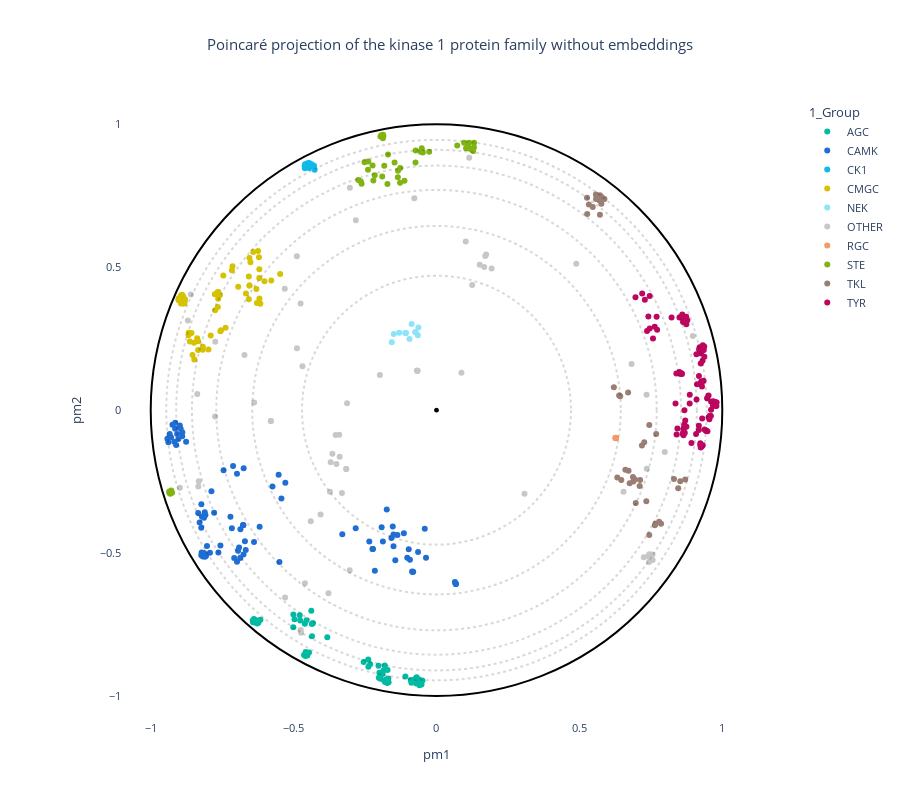

The code cell stored with this chart in its notebook:
### Code cell
# OPTIONS =================================================
#Here you can set different parameters to color & annotate the resulting projection:

title = "Poincaré projection of the kinase 1 protein family without embeddings"  

#----------------------------------------------------------
# Select the coloring from annotation .csv file:
labels_name = "1_Group"
# Select classes to label among the "labels_name" or "second_labels_name" column (comma separated list):
second_labels_name = ""
labels_text = []
show_text = False
#----------------------------------------------------------
# Use a custom color palette:
color_palette = kinase_palette #Default: None
use_custom_palette = True
#==========================================================


#Check projection visualization parameters
#Labels name
if labels_name == "":
    labels_name = None
elif labels_name not in annotation_names:
    raise NameError(f"labels_name {labels_name} is not in the availables annotations.\nAvailables annotations: {annotation_names}")
#Second labels name
if second_labels_name == "":
    second_labels_name = None
elif second_labels_name not in annotation_names:
    raise NameError(f'"second_labels_name" {second_labels_name} is not in the availables annotations.\nAvailables annotations: {annotation_names}')

if not use_custom_palette:
    color_palette = None

#Plot graph
fig = plot_embedding_interactive(df_embedding_mfasta, 
                                 labels_name = labels_name,
                                 second_labels_name = second_labels_name, 
                                 show_text = show_text,
                                 labels_text = labels_text,
                                 color_palette = color_palette, 
                                 title = title, 
                                 fontsize = 11)
fig.show()

### Figure 1 — Plotly figure (JSON) as saved in the notebook; plotly's stock layout.template omitted (floating-point values rounded to 4 significant figures; data arrays with more than 128 entries replaced by an {"elided": "..."} marker saying what was removed)
{"data": [{"customdata": {"elided": "62x19 mixed values"}, "hovertemplate": "<b>%{hovertext}</b><br><br>1_Group=%{customdata[1]}<br>pm1=%{x}<br>pm2=%{y}<br>proteins_id=%{customdata[0]}<br>2_Gene=%{customdata[2]}<br>3_HGNC=%{customdata[3]}<br>4_Uni_entry=%{customdata[4]}<br>5_Uni_acc=%{customdata[5]}<br>6_Domain_begin=%{customdata[6]}<br>7_Domain_end=%{customdata[7]}<br>8_Domain_length=%{customdata[8]}<br>9_Largest_insert_length=%{customdata[9]}<br>10_PDB_validation=%{customdata[10]}<br>11_Conformational_state=%{customdata[11]}<br>12_Dihedral_state=%{customdata[12]}<br>13_Group_in_Uni=%{customdata[13]}<br>14_Group_in_Manning=%{customdata[14]}<br>15_Synonymn=%{customdata[15]}<br>evo_distance=%{customdata[16]}<br>decile_domain=%{customdata[17]}<br>small_cluster=%{customdata[18]}<extra></extra>", "hovertext": ["AGC", "AGC", "AGC", "AGC", "AGC", "AGC", "AGC", "AGC", "AGC", "AGC", "AGC", "AGC", "AGC", "AGC", "AGC", "AGC", "AGC", "AGC", "AGC", "AGC", "AGC", "AGC", "AGC", "AGC", "AGC", "AGC", "AGC", "AGC", "AGC", "AGC", "AGC", "AGC", "AGC", "AGC", "AGC", "AGC", "AGC", "AGC", "AGC", "AGC", "AGC", "AGC", "AGC", "AGC", "AGC", "AGC", "AGC", "AGC", "AGC", "AGC", "AGC", "AGC", "AGC", "AGC", "AGC", "AGC", "AGC", "AGC", "AGC", "AGC", "AGC", "AGC"], "legendgroup": "AGC", "marker": {"color": "#00bba1", "symbol": "circle"}, "mode": "markers", "name": "AGC", "orientation": "v", "showlegend": true, "type": "scatter", "x": [-0.1713, -0.181, -0.2029, -0.6359, -0.6337, -0.6397, -0.642, -0.6429, -0.4636, -0.4461, -0.4577, -0.4519, -0.4587, -0.4547, -0.4586, -0.6249, -0.6269, -0.2383, -0.2548, -0.2387, -0.2322, -0.382, -0.202, -0.1964, -0.09001, -0.08792, -0.1089, -0.1773, -0.1728, -0.1686, -0.07083, -0.05924, -0.06957, -0.06595, -0.06093, -0.04912, -0.05244, -0.0767, -0.0595, -0.1676, -0.1726, -0.1802, -0.1836, -0.6348, -0.639, -0.477, -0.4549, -0.4607, -0.4356, -0.4381, -0.4786, -0.4968, -0.5008, -0.5012, -0.1885, -0.186, -0.1998, -0.4332, -0.4332, -0.4362, -0.6227, -0.6161], "xaxis": "x", "y": [-0.9091, -0.8939, -0.8941, -0.7431, -0.7391, -0.7385, -0.7426, -0.7362, -0.8565, -0.8479, -0.846, -0.8587, -0.8534, -0.8549, -0.8606, -0.7366, -0.7464, -0.8977, -0.8812, -0.8723, -0.8893, -0.7946, -0.9361, -0.9404, -0.9444, -0.9538, -0.9316, -0.9432, -0.9445, -0.9389, -0.957, -0.9507, -0.935, -0.9514, -0.9423, -0.9461, -0.9597, -0.9419, -0.9627, -0.9522, -0.9546, -0.9514, -0.9465, -0.7336, -0.731, -0.7365, -0.7348, -0.7479, -0.791, -0.7017, -0.7173, -0.7321, -0.7149, -0.76, -0.923, -0.9115, -0.9193, -0.7462, -0.7461, -0.748, -0.743, -0.7332], "yaxis": "y"}, {"customdata": {"elided": "93x19 mixed values"}, "hovertemplate": "<b>%{hovertext}</b><br><br>1_Group=%{customdata[1]}<br>pm1=%{x}<br>pm2=%{y}<br>proteins_id=%{customdata[0]}<br>2_Gene=%{customdata[2]}<br>3_HGNC=%{customdata[3]}<br>4_Uni_entry=%{customdata[4]}<br>5_Uni_acc=%{customdata[5]}<br>6_Domain_begin=%{customdata[6]}<br>7_Domain_end=%{customdata[7]}<br>8_Domain_length=%{customdata[8]}<br>9_Largest_insert_length=%{customdata[9]}<br>10_PDB_validation=%{customdata[10]}<br>11_Conformational_state=%{customdata[11]}<br>12_Dihedral_state=%{customdata[12]}<br>13_Group_in_Uni=%{customdata[13]}<br>14_Group_in_Manning=%{customdata[14]}<br>15_Synonymn=%{customdata[15]}<br>evo_distance=%{customdata[16]}<br>decile_domain=%{customdata[17]}<br>small_cluster=%{customdata[18]}<extra></extra>", "hovertext": ["CAMK", "CAMK", "CAMK", "CAMK", "CAMK", "CAMK", "CAMK", "CAMK", "CAMK", "CAMK", "CAMK", "CAMK", "CAMK", "CAMK", "CAMK", "CAMK", "CAMK", "CAMK", "CAMK", "CAMK", "CAMK", "CAMK", "CAMK", "CAMK", "CAMK", "CAMK", "CAMK", "CAMK", "CAMK", "CAMK", "CAMK", "CAMK", "CAMK", "CAMK", "CAMK", "CAMK", "CAMK", "CAMK", "CAMK", "CAMK", "CAMK", "CAMK", "CAMK", "CAMK", "CAMK", "CAMK", "CAMK", "CAMK", "CAMK", "CAMK", "CAMK", "CAMK", "CAMK", "CAMK", "CAMK", "CAMK", "CAMK", "CAMK", "CAMK", "CAMK", "CAMK", "CAMK", "CAMK", "CAMK", "CAMK", "CAMK", "CAMK", "CAMK", "CAMK", "CAMK", "CAMK", "CAMK", "CAMK", "CAMK", "CAMK", "CAMK", "CAMK", "CAMK", "CAMK", "CAMK", "CAMK", "CAMK", "CAMK", "CAMK", "CAMK", "CAMK", "CAMK", "CAMK", "CAMK", "CAMK", "CAMK", "CAMK", "CAMK"], "legendgroup": "CAMK", "marker": {"color": "#1f6ed4", "symbol": "circle"}, "mode": "markers", "name": "CAMK", "orientation": "v", "showlegend": true, "type": "scatter", "x": [-0.5738, -0.529, -0.5427, -0.1504, -0.1505, -0.6908, -0.6753, -0.6943, -0.8085, -0.8209, -0.8135, -0.811, -0.6704, -0.08374, -0.08152, -0.687, -0.8338, -0.2157, -0.6385, -0.9076, -0.8894, -0.8762, -0.7161, -0.6862, -0.7211, -0.174, -0.9175, -0.7633, -0.756, -0.8031, -0.1368, -0.1576, -0.192, -0.153, -0.1442, -0.8062, -0.7927, -0.9142, -0.924, -0.9145, -0.8981, -0.1141, -0.3296, -0.2827, -0.929, -0.9383, -0.2352, -0.7874, -0.8227, -0.2234, -0.2234, -0.223, -0.7118, -0.6748, -0.7451, -0.5524, -0.6981, -0.6675, -0.1024, -0.09284, -0.6764, -0.6762, -0.6768, -0.7079, -0.698, -0.8098, -0.8174, -0.8177, -0.8131, -0.8218, -0.8231, -0.06446, -0.03665, -0.09713, -0.04113, -0.1877, -0.9335, -0.9417, -0.0854, -0.9034, -0.8897, -0.6189, -0.5495, -0.7782, -0.829, -0.8232, -0.9112, 0.0671, 0.0677, 0.06695, 0.06771, 0.0645, -0.8952], "xaxis": "x", "y": [-0.2671, -0.2538, -0.3092, -0.476, -0.4351, -0.481, -0.5051, -0.4922, -0.3667, -0.3721, -0.3764, -0.357, -0.4591, -0.5662, -0.5655, -0.5172, -0.3602, -0.562, -0.4613, -0.08329, -0.0775, -0.1107, -0.4132, -0.4165, -0.3729, -0.348, -0.1107, -0.4983, -0.4736, -0.4756, -0.4366, -0.4475, -0.41, -0.4069, -0.5252, -0.5092, -0.4991, -0.04396, -0.05136, -0.06499, -0.05358, -0.4306, -0.434, -0.4135, -0.09484, -0.1123, -0.4593, -0.2837, -0.3295, -0.4856, -0.4861, -0.4857, -0.1956, -0.2036, -0.2103, -0.2262, -0.2224, -0.4895, -0.5167, -0.5239, -0.4024, -0.4022, -0.4025, -0.5172, -0.5309, -0.5131, -0.5076, -0.5125, -0.5002, -0.4985, -0.5078, -0.4964, -0.5162, -0.4864, -0.4149, -0.4597, -0.08364, -0.09991, -0.565, -0.101, -0.09124, -0.4083, -0.531, -0.359, -0.3936, -0.4116, -0.1221, -0.6073, -0.6081, -0.6068, -0.6086, -0.6015, -0.06536], "yaxis": "y"}, {"customdata": {"elided": "12x19 mixed values"}, "hovertemplate": "<b>%{hovertext}</b><br><br>1_Group=%{customdata[1]}<br>pm1=%{x}<br>pm2=%{y}<br>proteins_id=%{customdata[0]}<br>2_Gene=%{customdata[2]}<br>3_HGNC=%{customdata[3]}<br>4_Uni_entry=%{customdata[4]}<br>5_Uni_acc=%{customdata[5]}<br>6_Domain_begin=%{customdata[6]}<br>7_Domain_end=%{customdata[7]}<br>8_Domain_length=%{customdata[8]}<br>9_Largest_insert_length=%{customdata[9]}<br>10_PDB_validation=%{customdata[10]}<br>11_Conformational_state=%{customdata[11]}<br>12_Dihedral_state=%{customdata[12]}<br>13_Group_in_Uni=%{customdata[13]}<br>14_Group_in_Manning=%{customdata[14]}<br>15_Synonymn=%{customdata[15]}<br>evo_distance=%{customdata[16]}<br>decile_domain=%{customdata[17]}<br>small_cluster=%{customdata[18]}<extra></extra>", "hovertext": ["CK1", "CK1", "CK1", "CK1", "CK1", "CK1", "CK1", "CK1", "CK1", "CK1", "CK1", "CK1"], "legendgroup": "CK1", "marker": {"color": "#0dbae9", "symbol": "circle"}, "mode": "markers", "name": "CK1", "orientation": "v", "showlegend": true, "type": "scatter", "x": [-0.4413, -0.4372, -0.4455, -0.4492, -0.4476, -0.4512, -0.4455, -0.4264, -0.4287, -0.4612, -0.4604, -0.46], "xaxis": "x", "y": [0.8542, 0.8606, 0.8475, 0.8528, 0.8591, 0.8635, 0.8644, 0.8412, 0.8554, 0.8533, 0.8463, 0.8607], "yaxis": "y"}, {"customdata": {"elided": "65x19 mixed values"}, "hovertemplate": "<b>%{hovertext}</b><br><br>1_Group=%{customdata[1]}<br>pm1=%{x}<br>pm2=%{y}<br>proteins_id=%{customdata[0]}<br>2_Gene=%{customdata[2]}<br>3_HGNC=%{customdata[3]}<br>4_Uni_entry=%{customdata[4]}<br>5_Uni_acc=%{customdata[5]}<br>6_Domain_begin=%{customdata[6]}<br>7_Domain_end=%{customdata[7]}<br>8_Domain_length=%{customdata[8]}<br>9_Largest_insert_length=%{customdata[9]}<br>10_PDB_validation=%{customdata[10]}<br>11_Conformational_state=%{customdata[11]}<br>12_Dihedral_state=%{customdata[12]}<br>13_Group_in_Uni=%{customdata[13]}<br>14_Group_in_Manning=%{customdata[14]}<br>15_Synonymn=%{customdata[15]}<br>evo_distance=%{customdata[16]}<br>decile_domain=%{customdata[17]}<br>small_cluster=%{customdata[18]}<extra></extra>", "hovertext": ["CMGC", "CMGC", "CMGC", "CMGC", "CMGC", "CMGC", "CMGC", "CMGC", "CMGC", "CMGC", "CMGC", "CMGC", "CMGC", "CMGC", "CMGC", "CMGC", "CMGC", "CMGC", "CMGC", "CMGC", "CMGC", "CMGC", "CMGC", "CMGC", "CMGC", "CMGC", "CMGC", "CMGC", "CMGC", "CMGC", "CMGC", "CMGC", "CMGC", "CMGC", "CMGC", "CMGC", "CMGC", "CMGC", "CMGC", "CMGC", "CMGC", "CMGC", "CMGC", "CMGC", "CMGC", "CMGC", "CMGC", "CMGC", "CMGC", "CMGC", "CMGC", "CMGC", "CMGC", "CMGC", "CMGC", "CMGC", "CMGC", "CMGC", "CMGC", "CMGC", "CMGC", "CMGC", "CMGC", "CMGC", "CMGC"], "legendgroup": "CMGC", "marker": {"color": "#d5c203", "symbol": "circle"}, "mode": "markers", "name": "CMGC", "orientation": "v", "showlegend": true, "type": "scatter", "x": [-0.6567, -0.6196, -0.6543, -0.6544, -0.6164, -0.6211, -0.6412, -0.6244, -0.6212, -0.651, -0.6544, -0.6021, -0.6302, -0.6938, -0.6668, -0.5781, -0.62, -0.5471, -0.6565, -0.6202, -0.6285, -0.764, -0.7635, -0.7756, -0.7663, -0.7581, -0.9024, -0.9029, -0.9005, -0.9017, -0.754, -0.7561, -0.7379, -0.8796, -0.8866, -0.8927, -0.8856, -0.8915, -0.7651, -0.7746, -0.8823, -0.888, -0.8874, -0.8941, -0.7138, -0.716, -0.8341, -0.8572, -0.8373, -0.8628, -0.8484, -0.834, -0.7901, -0.8177, -0.8536, -0.8474, -0.7979, -0.8678, -0.8672, -0.746, -0.8177, -0.8815, -0.8937, -0.8927, -0.8893], "xaxis": "x", "y": [0.4679, 0.3902, 0.4364, 0.4365, 0.3722, 0.377, 0.5536, 0.5564, 0.5345, 0.5173, 0.532, 0.4512, 0.4236, 0.432, 0.4084, 0.4536, 0.4934, 0.4766, 0.3884, 0.4624, 0.3745, 0.3895, 0.413, 0.4056, 0.4125, 0.4019, 0.3844, 0.3877, 0.3875, 0.3912, 0.2796, 0.2764, 0.2883, 0.3875, 0.3886, 0.3939, 0.3966, 0.3871, 0.3607, 0.3494, 0.3728, 0.3729, 0.3797, 0.3729, 0.5032, 0.4893, 0.2103, 0.2701, 0.2514, 0.2404, 0.2361, 0.2408, 0.2608, 0.2116, 0.1927, 0.1771, 0.2117, 0.2619, 0.2709, 0.4711, 0.2221, 0.3792, 0.4002, 0.4026, 0.4031], "yaxis": "y"}, {"customdata": {"elided": "11x19 mixed values"}, "hovertemplate": "<b>%{hovertext}</b><br><br>1_Group=%{customdata[1]}<br>pm1=%{x}<br>pm2=%{y}<br>proteins_id=%{customdata[0]}<br>2_Gene=%{customdata[2]}<br>3_HGNC=%{customdata[3]}<br>4_Uni_entry=%{customdata[4]}<br>5_Uni_acc=%{customdata[5]}<br>6_Domain_begin=%{customdata[6]}<br>7_Domain_end=%{customdata[7]}<br>8_Domain_length=%{customdata[8]}<br>9_Largest_insert_length=%{customdata[9]}<br>10_PDB_validation=%{customdata[10]}<br>11_Conformational_state=%{customdata[11]}<br>12_Dihedral_state=%{customdata[12]}<br>13_Group_in_Uni=%{customdata[13]}<br>14_Group_in_Manning=%{customdata[14]}<br>15_Synonymn=%{customdata[15]}<br>evo_distance=%{customdata[16]}<br>decile_domain=%{customdata[17]}<br>small_cluster=%{customdata[18]}<extra></extra>", "hovertext": ["NEK", "NEK", "NEK", "NEK", "NEK", "NEK", "NEK", "NEK", "NEK", "NEK", "NEK"], "legendgroup": "NEK", "marker": {"color": "#8ce4fa", "symbol": "circle"}, "mode": "markers", "name": "NEK", "orientation": "v", "showlegend": true, "type": "scatter", "x": [-0.06534, -0.1565, -0.07393, -0.08706, -0.07359, -0.06338, -0.09445, -0.1306, -0.1494, -0.1092, -0.1066], "xaxis": "x", "y": [0.2621, 0.2376, 0.2738, 0.3011, 0.2729, 0.2891, 0.249, 0.2704, 0.2666, 0.2695, 0.2699], "yaxis": "y"}, {"customdata": {"elided": "66x19 mixed values"}, "hovertemplate": "<b>%{hovertext}</b><br><br>1_Group=%{customdata[1]}<br>pm1=%{x}<br>pm2=%{y}<br>proteins_id=%{customdata[0]}<br>2_Gene=%{customdata[2]}<br>3_HGNC=%{customdata[3]}<br>4_Uni_entry=%{customdata[4]}<br>5_Uni_acc=%{customdata[5]}<br>6_Domain_begin=%{customdata[6]}<br>7_Domain_end=%{customdata[7]}<br>8_Domain_length=%{customdata[8]}<br>9_Largest_insert_length=%{customdata[9]}<br>10_PDB_validation=%{customdata[10]}<br>11_Conformational_state=%{customdata[11]}<br>12_Dihedral_state=%{customdata[12]}<br>13_Group_in_Uni=%{customdata[13]}<br>14_Group_in_Manning=%{customdata[14]}<br>15_Synonymn=%{customdata[15]}<br>evo_distance=%{customdata[16]}<br>decile_domain=%{customdata[17]}<br>small_cluster=%{customdata[18]}<extra></extra>", "hovertext": ["OTHER", "OTHER", "OTHER", "OTHER", "OTHER", "OTHER", "OTHER", "OTHER", "OTHER", "OTHER", "OTHER", "OTHER", "OTHER", "OTHER", "OTHER", "OTHER", "OTHER", "OTHER", "OTHER", "OTHER", "OTHER", "OTHER", "OTHER", "OTHER", "OTHER", "OTHER", "OTHER", "OTHER", "OTHER", "OTHER", "OTHER", "OTHER", "OTHER", "OTHER", "OTHER", "OTHER", "OTHER", "OTHER", "OTHER", "OTHER", "OTHER", "OTHER", "OTHER", "OTHER", "OTHER", "OTHER", "OTHER", "OTHER", "OTHER", "OTHER", "OTHER", "OTHER", "OTHER", "OTHER", "OTHER", "OTHER", "OTHER", "OTHER", "OTHER", "OTHER", "OTHER", "OTHER", "OTHER", "OTHER", "OTHER", "OTHER"], "legendgroup": "OTHER", "marker": {"color": "#c7c7c7", "symbol": "circle"}, "mode": "markers", "name": "OTHER", "orientation": "v", "showlegend": true, "type": "scatter", "x": [-0.0661, -0.06678, -0.7749, -0.8371, -0.7742, -0.3308, 0.6825, 0.1249, 0.1928, 0.1668, 0.1143, 0.1511, -0.8318, -0.8335, -0.06868, 0.3079, -0.3727, -0.3161, 0.735, 0.7987, 0.7439, 0.7563, -0.1982, 0.6544, -0.3404, -0.5794, -0.4605, -0.6719, -0.6381, -0.4885, 0.1024, 0.8967, -0.5798, -0.0777, -0.8981, -0.4743, -0.4749, -0.3037, -0.3781, -0.469, -0.4884, -0.2823, -0.5299, 0.08723, -0.4756, -0.3529, -0.313, -0.8701, -0.3032, -0.3157, 0.736, -0.44, -0.4056, 0.489, -0.531, -0.8596, -0.3501, -0.3702, -0.3388, -0.3643, 0.1706, 0.1736, 0.7448, 0.7396, 0.7254, 0.7559], "xaxis": "x", "y": [0.1381, 0.1372, -0.02189, 0.0567, 0.2391, -0.2899, 0.1619, 0.4379, 0.4955, 0.5012, 0.8833, 0.5086, -0.2493, -0.2674, 0.1385, -0.2922, -0.2858, -0.2061, 0.05371, -0.1461, -0.5312, -0.5248, 0.1228, -0.2855, -0.08593, -0.03797, -0.6053, 0.1929, 0.0268, 0.5381, 0.5898, 0.2597, -0.03774, 0.7418, -0.2715, -0.7789, -0.7692, -0.5602, -0.6406, 0.1535, 0.2169, 0.6641, -0.6553, 0.1307, 0.3728, -0.08672, 0.02448, 0.3134, 0.7782, -0.2061, -0.2051, -0.3889, -0.365, 0.5118, 0.4243, 0.4046, -0.1889, -0.1822, -0.1628, -0.1525, 0.5392, 0.5448, -0.5042, -0.5113, -0.5146, -0.5049], "yaxis": "y"}, {"customdata": [[310, "RGC", "GUCY2C", "HGNC:4688", "GUC2C_HUMAN", "P25092", 489, 747, 259, 19, "nan", "nan", "nan", "RGC", "RGC", "GUC2C,STAR", 2.488, 2, "Other"], [311, "RGC", "GUCY2D", "HGNC:4689", "GUC2D_HUMAN", "Q02846", 510, 807, 298, 26, "nan", "nan", "nan", "RGC", "RGC", "CORD6,GUC1A4,GUC2D,RETGC,RETGC1", 2.543, 8, "Other"], [312, "RGC", "GUCY2F", "HGNC:4691", "GUC2F_HUMAN", "P51841", 547, 811, 265, 14, "nan", "nan", "nan", "RGC", "RGC", "GUC2F,RETGC2", 2.446, 5, "Other"], [313, "RGC", "NPR1", "HGNC:7943", "ANPRA_HUMAN", "P16066", 533, 803, 271, 15, "nan", "nan", "nan", "RGC", "RGC", "ANPRA", 2.158, 6, "Other"], [314, "RGC", "NPR2", "HGNC:7944", "ANPRB_HUMAN", "P20594", 517, 788, 272, 15, "nan", "nan", "nan", "RGC", "RGC", "ANPRB", 2.134, 6, "Other"]], "hovertemplate": "<b>%{hovertext}</b><br><br>1_Group=%{customdata[1]}<br>pm1=%{x}<br>pm2=%{y}<br>proteins_id=%{customdata[0]}<br>2_Gene=%{customdata[2]}<br>3_HGNC=%{customdata[3]}<br>4_Uni_entry=%{customdata[4]}<br>5_Uni_acc=%{customdata[5]}<br>6_Domain_begin=%{customdata[6]}<br>7_Domain_end=%{customdata[7]}<br>8_Domain_length=%{customdata[8]}<br>9_Largest_insert_length=%{customdata[9]}<br>10_PDB_validation=%{customdata[10]}<br>11_Conformational_state=%{customdata[11]}<br>12_Dihedral_state=%{customdata[12]}<br>13_Group_in_Uni=%{customdata[13]}<br>14_Group_in_Manning=%{customdata[14]}<br>15_Synonymn=%{customdata[15]}<br>evo_distance=%{customdata[16]}<br>decile_domain=%{customdata[17]}<br>small_cluster=%{customdata[18]}<extra></extra>", "hovertext": ["RGC", "RGC", "RGC", "RGC", "RGC"], "legendgroup": "RGC", "marker": {"color": "#f59a62", "symbol": "circle"}, "mode": "markers", "name": "RGC", "orientation": "v", "showlegend": true, "type": "scatter", "x": [0.6278, 0.6268, 0.6267, 0.627, 0.6266], "xaxis": "x", "y": [-0.09832, -0.09789, -0.09706, -0.09785, -0.09773], "yaxis": "y"}, {"customdata": {"elided": "47x19 mixed values"}, "hovertemplate": "<b>%{hovertext}</b><br><br>1_Group=%{customdata[1]}<br>pm1=%{x}<br>pm2=%{y}<br>proteins_id=%{customdata[0]}<br>2_Gene=%{customdata[2]}<br>3_HGNC=%{customdata[3]}<br>4_Uni_entry=%{customdata[4]}<br>5_Uni_acc=%{customdata[5]}<br>6_Domain_begin=%{customdata[6]}<br>7_Domain_end=%{customdata[7]}<br>8_Domain_length=%{customdata[8]}<br>9_Largest_insert_length=%{customdata[9]}<br>10_PDB_validation=%{customdata[10]}<br>11_Conformational_state=%{customdata[11]}<br>12_Dihedral_state=%{customdata[12]}<br>13_Group_in_Uni=%{customdata[13]}<br>14_Group_in_Manning=%{customdata[14]}<br>15_Synonymn=%{customdata[15]}<br>evo_distance=%{customdata[16]}<br>decile_domain=%{customdata[17]}<br>small_cluster=%{customdata[18]}<extra></extra>", "hovertext": ["STE", "STE", "STE", "STE", "STE", "STE", "STE", "STE", "STE", "STE", "STE", "STE", "STE", "STE", "STE", "STE", "STE", "STE", "STE", "STE", "STE", "STE", "STE", "STE", "STE", "STE", "STE", "STE", "STE", "STE", "STE", "STE", "STE", "STE", "STE", "STE", "STE", "STE", "STE", "STE", "STE", "STE", "STE", "STE", "STE", "STE", "STE"], "legendgroup": "STE", "marker": {"color": "#80b412", "symbol": "circle"}, "mode": "markers", "name": "STE", "orientation": "v", "showlegend": true, "type": "scatter", "x": [-0.1877, -0.1907, -0.1903, -0.1857, -0.1962, -0.1933, -0.1871, 0.09673, 0.07259, 0.1162, 0.1034, 0.1099, 0.1142, 0.1315, 0.1285, 0.1309, -0.1716, -0.1467, -0.1353, -0.1347, -0.05598, -0.127, -0.04769, -0.07296, -0.02563, -0.05164, -0.2237, -0.9351, -0.9352, -0.9316, -0.9283, -0.9252, -0.9308, -0.112, -0.1275, -0.2209, -0.1898, -0.2161, -0.1695, -0.2397, -0.1828, -0.2389, -0.2519, -0.2622, -0.2738, -0.2646, -0.07349], "xaxis": "x", "y": [0.9514, 0.9566, 0.9603, 0.9591, 0.9572, 0.962, 0.9636, 0.9354, 0.9258, 0.9142, 0.9162, 0.9273, 0.9353, 0.936, 0.9064, 0.9199, 0.7912, 0.8661, 0.8146, 0.8372, 0.9041, 0.8474, 0.9011, 0.9089, 0.9039, 0.9168, 0.8562, -0.2844, -0.2894, -0.2926, -0.2814, -0.289, -0.2871, 0.8028, 0.796, 0.8037, 0.8174, 0.8217, 0.8946, 0.841, 0.8554, 0.8698, 0.867, 0.7925, 0.8053, 0.7998, 0.8664], "yaxis": "y"}, {"customdata": {"elided": "42x19 mixed values"}, "hovertemplate": "<b>%{hovertext}</b><br><br>1_Group=%{customdata[1]}<br>pm1=%{x}<br>pm2=%{y}<br>proteins_id=%{customdata[0]}<br>2_Gene=%{customdata[2]}<br>3_HGNC=%{customdata[3]}<br>4_Uni_entry=%{customdata[4]}<br>5_Uni_acc=%{customdata[5]}<br>6_Domain_begin=%{customdata[6]}<br>7_Domain_end=%{customdata[7]}<br>8_Domain_length=%{customdata[8]}<br>9_Largest_insert_length=%{customdata[9]}<br>10_PDB_validation=%{customdata[10]}<br>11_Conformational_state=%{customdata[11]}<br>12_Dihedral_state=%{customdata[12]}<br>13_Group_in_Uni=%{customdata[13]}<br>14_Group_in_Manning=%{customdata[14]}<br>15_Synonymn=%{customdata[15]}<br>evo_distance=%{customdata[16]}<br>decile_domain=%{customdata[17]}<br>small_cluster=%{customdata[18]}<extra></extra>", "hovertext": ["TKL", "TKL", "TKL", "TKL", "TKL", "TKL", "TKL", "TKL", "TKL", "TKL", "TKL", "TKL", "TKL", "TKL", "TKL", "TKL", "TKL", "TKL", "TKL", "TKL", "TKL", "TKL", "TKL", "TKL", "TKL", "TKL", "TKL", "TKL", "TKL", "TKL", "TKL", "TKL", "TKL", "TKL", "TKL", "TKL", "TKL", "TKL", "TKL", "TKL", "TKL", "TKL"], "legendgroup": "TKL", "marker": {"color": "#997e73", "symbol": "circle"}, "mode": "markers", "name": "TKL", "orientation": "v", "showlegend": true, "type": "scatter", "x": [0.577, 0.5704, 0.5577, 0.5331, 0.5467, 0.5721, 0.572, 0.6394, 0.7662, 0.5875, 0.5787, 0.5273, 0.7445, 0.6887, 0.8457, 0.8529, 0.8702, 0.8311, 0.7858, 0.7788, 0.7686, 0.7446, 0.6466, 0.6326, 0.6943, 0.7124, 0.6971, 0.7108, 0.6759, 0.6608, 0.672, 0.6874, 0.7641, 0.6705, 0.6402, 0.6206, 0.6428, 0.7188, 0.7269, 0.5582, 0.5266, 0.7342], "xaxis": "x", "y": [0.7218, 0.7336, 0.7542, 0.7194, 0.7108, 0.7521, 0.6834, 0.05094, -0.3978, 0.7387, 0.7453, 0.6862, -0.4366, -0.2501, -0.2731, -0.2485, -0.243, -0.2412, -0.3976, -0.3909, -0.08381, -0.05181, -0.2448, -0.2359, -0.2429, -0.2448, -0.3247, -0.2659, -0.2555, -0.209, -0.2118, -0.2336, -0.4027, 0.06141, 0.05091, 0.07983, 0.04846, -0.1237, -0.112, 0.7387, 0.7429, -0.3191], "yaxis": "y"}, {"customdata": {"elided": "94x19 mixed values"}, "hovertemplate": "<b>%{hovertext}</b><br><br>1_Group=%{customdata[1]}<br>pm1=%{x}<br>pm2=%{y}<br>proteins_id=%{customdata[0]}<br>2_Gene=%{customdata[2]}<br>3_HGNC=%{customdata[3]}<br>4_Uni_entry=%{customdata[4]}<br>5_Uni_acc=%{customdata[5]}<br>6_Domain_begin=%{customdata[6]}<br>7_Domain_end=%{customdata[7]}<br>8_Domain_length=%{customdata[8]}<br>9_Largest_insert_length=%{customdata[9]}<br>10_PDB_validation=%{customdata[10]}<br>11_Conformational_state=%{customdata[11]}<br>12_Dihedral_state=%{customdata[12]}<br>13_Group_in_Uni=%{customdata[13]}<br>14_Group_in_Manning=%{customdata[14]}<br>15_Synonymn=%{customdata[15]}<br>evo_distance=%{customdata[16]}<br>decile_domain=%{customdata[17]}<br>small_cluster=%{customdata[18]}<extra></extra>", "hovertext": ["TYR", "TYR", "TYR", "TYR", "TYR", "TYR", "TYR", "TYR", "TYR", "TYR", "TYR", "TYR", "TYR", "TYR", "TYR", "TYR", "TYR", "TYR", "TYR", "TYR", "TYR", "TYR", "TYR", "TYR", "TYR", "TYR", "TYR", "TYR", "TYR", "TYR", "TYR", "TYR", "TYR", "TYR", "TYR", "TYR", "TYR", "TYR", "TYR", "TYR", "TYR", "TYR", "TYR", "TYR", "TYR", "TYR", "TYR", "TYR", "TYR", "TYR", "TYR", "TYR", "TYR", "TYR", "TYR", "TYR", "TYR", "TYR", "TYR", "TYR", "TYR", "TYR", "TYR", "TYR", "TYR", "TYR", "TYR", "TYR", "TYR", "TYR", "TYR", "TYR", "TYR", "TYR", "TYR", "TYR", "TYR", "TYR", "TYR", "TYR", "TYR", "TYR", "TYR", "TYR", "TYR", "TYR", "TYR", "TYR", "TYR", "TYR", "TYR", "TYR", "TYR", "TYR"], "legendgroup": "TYR", "marker": {"color": "#bd065f", "symbol": "circle"}, "mode": "markers", "name": "TYR", "orientation": "v", "showlegend": true, "type": "scatter", "x": [0.9311, 0.918, 0.9181, 0.926, 0.8393, 0.8612, 0.9246, 0.9231, 0.8742, 0.892, 0.9301, 0.9258, 0.9438, 0.9606, 0.9795, 0.9669, 0.9711, 0.9729, 0.9673, 0.9698, 0.9762, 0.9752, 0.9686, 0.9744, 0.9763, 0.978, 0.9802, 0.9431, 0.9481, 0.938, 0.8858, 0.8862, 0.7413, 0.7702, 0.7635, 0.7719, 0.8671, 0.85, 0.8776, 0.86, 0.8429, 0.8639, 0.84, 0.9289, 0.9183, 0.927, 0.9316, 0.9564, 0.7197, 0.9601, 0.6962, 0.9522, 0.7459, 0.8226, 0.8627, 0.8643, 0.9373, 0.9247, 0.9346, 0.8689, 0.8676, 0.8546, 0.8587, 0.8498, 0.929, 0.9354, 0.9187, 0.9208, 0.8634, 0.8737, 0.9467, 0.9521, 0.8674, 0.9095, 0.7575, 0.9316, 0.9368, 0.9117, 0.8549, 0.8673, 0.8704, 0.8363, 0.9297, 0.9231, 0.7459, 0.7367, 0.9099, 0.9083, 0.9271, 0.9546, 0.7291, 0.8585, 0.8744, 0.9606], "xaxis": "x", "y": [0.173, -0.05458, -0.06922, 0.09979, 0.1279, -0.08159, -0.1305, -0.1225, 0.3008, -0.1149, 0.2079, 0.1984, -0.07131, 0.03026, 0.01433, 0.02396, 0.01713, 0.02164, 0.01719, 0.01986, 0.01793, 0.01405, 0.03085, 0.02436, 0.02807, 0.02313, 0.02642, -0.07323, -0.07432, -0.06764, 0.02293, 0.05396, 0.3278, 0.327, 0.2914, 0.2816, -0.05997, 0.3239, 0.3142, 0.3348, -0.06406, -0.06621, -0.0856, 0.08272, 0.1191, 0.0933, -0.123, -0.01958, 0.4078, -0.02073, 0.3948, -0.02475, 0.3992, 0.3244, 0.3085, -0.08758, 0.187, 0.1631, 0.1027, -0.07955, -0.0001646, 0.1262, 0.1265, 0.1331, 0.216, 0.2101, 0.2126, 0.2199, 0.3211, 0.3265, 0.04172, 0.0511, -0.05029, 0.1959, 0.2507, 0.2271, 0.223, 0.0906, 0.1296, -0.05553, -0.03631, 0.0228, -0.02935, -0.1163, 0.2857, 0.2772, 0.03699, -0.08337, -0.1273, -0.03229, 0.3865, 0.1282, -0.05775, 0.001743], "yaxis": "y"}], "layout": {"font": {"size": 11}, "height": 800, "legend": {"title": {"text": "1_Group"}, "tracegroupgap": 0}, "plot_bgcolor": "rgba(0, 0, 0, 0)", "shapes": [{"line": {"color": "black", "dash": "dot"}, "opacity": 0.15, "type": "circle", "x0": -0.4706, "x1": 0.4706, "y0": -0.4706, "y1": 0.4706}, {"line": {"color": "black", "dash": "dot"}, "opacity": 0.15, "type": "circle", "x0": -0.6447, "x1": 0.6447, "y0": -0.6447, "y1": 0.6447}, {"line": {"color": "black", "dash": "dot"}, "opacity": 0.15, "type": "circle", "x0": -0.7705, "x1": 0.7705, "y0": -0.7705, "y1": 0.7705}, {"line": {"color": "black", "dash": "dot"}, "opacity": 0.15, "type": "circle", "x0": -0.8557, "x1": 0.8557, "y0": -0.8557, "y1": 0.8557}, {"line": {"color": "black", "dash": "dot"}, "opacity": 0.15, "type": "circle", "x0": -0.9108, "x1": 0.9108, "y0": -0.9108, "y1": 0.9108}, {"line": {"color": "black", "dash": "dot"}, "opacity": 0.15, "type": "circle", "x0": -0.9455, "x1": 0.9455, "y0": -0.9455, "y1": 0.9455}, {"line": {"color": "Black"}, "type": "circle", "x0": -1, "x1": 1, "xref": "x", "y0": -1, "y1": 1, "yref": "y"}, {"fillcolor": "Black", "line": {"color": "Black"}, "type": "circle", "x0": -0.005, "x1": 0.005, "xref": "x", "y0": -0.005, "y1": 0.005, "yref": "y"}], "title": {"text": "Poincaré projection of the kinase 1 protein family without embeddings", "x": 0.5}, "xaxis": {"anchor": "y", "constrain": "domain", "domain": [0, 1], "range": [-1.1, 1.1], "title": {"text": "pm1"}}, "yaxis": {"anchor": "x", "domain": [0, 1], "scaleanchor": "x", "scaleratio": 1, "title": {"text": "pm2"}}, "yaxis2": {"layer": "below traces", "matches": "y", "overlaying": "y"}}}
